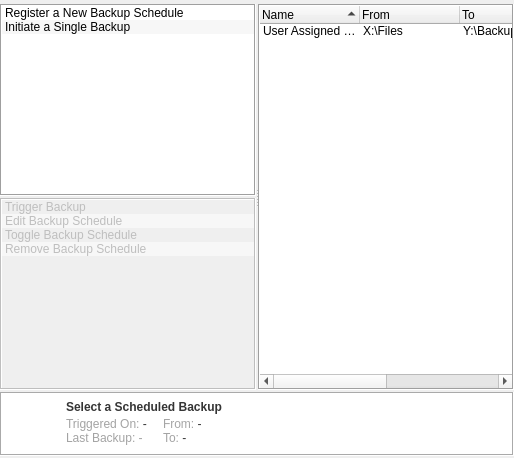
         <widget class="QWidget" name="BackupsView">
          <attribute name="title">
           <string>Backup Registry</string>
          </attribute>
          <layout class="QVBoxLayout" name="verticalLayout_3">
           <property name="spacing">
            <number>2</number>
           </property>
           <property name="leftMargin">
            <number>0</number>
           </property>
           <property name="topMargin">
            <number>4</number>
           </property>
           <property name="rightMargin">
            <number>0</number>
           </property>
           <property name="bottomMargin">
            <number>2</number>
           </property>
           <item>
            <widget class="QSplitter" name="BackupsLayout">
             <property name="orientation">
              <enum>Qt::Horizontal</enum>
             </property>
             <property name="handleWidth">
              <number>2</number>
             </property>
             <property name="childrenCollapsible">
              <bool>false</bool>
             </property>
             <widget class="QWidget" name="ActionsLayout_2" native="true">
              <property name="sizePolicy">
               <sizepolicy hsizetype="Maximum" vsizetype="Minimum">
                <horstretch>0</horstretch>
                <verstretch>0</verstretch>
               </sizepolicy>
              </property>
              <layout class="QVBoxLayout" name="ActionsLayout">
               <property name="spacing">
                <number>2</number>
               </property>
               <property name="leftMargin">
                <number>0</number>
               </property>
               <property name="topMargin">
                <number>0</number>
               </property>
               <property name="rightMargin">
                <number>0</number>
               </property>
               <property name="bottomMargin">
                <number>0</number>
               </property>
               <item>
                <widget class="QListWidget" name="actionsBackups">
                 <property name="sizePolicy">
                  <sizepolicy hsizetype="Minimum" vsizetype="Maximum">
                   <horstretch>0</horstretch>
                   <verstretch>0</verstretch>
                  </sizepolicy>
                 </property>
                 <property name="minimumSize">
                  <size>
                   <width>0</width>
                   <height>0</height>
                  </size>
                 </property>
                 <property name="maximumSize">
                  <size>
                   <width>16777215</width>
                   <height>16777215</height>
                  </size>
                 </property>
                 <property name="frameShape">
                  <enum>QFrame::Box</enum>
                 </property>
                 <property name="frameShadow">
                  <enum>QFrame::Sunken</enum>
                 </property>
                 <property name="editTriggers">
                  <set>QAbstractItemView::NoEditTriggers</set>
                 </property>
                 <property name="tabKeyNavigation">
                  <bool>true</bool>
                 </property>
                 <property name="showDropIndicator" stdset="0">
                  <bool>false</bool>
                 </property>
                 <property name="dragDropMode">
                  <enum>QAbstractItemView::DragOnly</enum>
                 </property>
                 <property name="defaultDropAction">
                  <enum>Qt::IgnoreAction</enum>
                 </property>
                 <property name="alternatingRowColors">
                  <bool>true</bool>
                 </property>
                 <property name="iconSize">
                  <size>
                   <width>16</width>
                   <height>16</height>
                  </size>
                 </property>
                 <property name="textElideMode">
                  <enum>Qt::ElideRight</enum>
                 </property>
                 <property name="verticalScrollMode">
                  <enum>QAbstractItemView::ScrollPerItem</enum>
                 </property>
                 <property name="movement">
                  <enum>QListView::Free</enum>
                 </property>
                 <property name="resizeMode">
                  <enum>QListView::Adjust</enum>
                 </property>
                 <property name="layoutMode">
                  <enum>QListView::SinglePass</enum>
                 </property>
                 <property name="spacing">
                  <number>0</number>
                 </property>
                 <property name="viewMode">
                  <enum>QListView::ListMode</enum>
                 </property>
                 <property name="uniformItemSizes">
                  <bool>false</bool>
                 </property>
                 <property name="currentRow">
                  <number>-1</number>
                 </property>
                 <property name="sortingEnabled">
                  <bool>false</bool>
                 </property>
                 <item>
                  <property name="text">
                   <string>Register a New Backup Schedule</string>
                  </property>
                  <property name="toolTip">
                   <string>Opens the backup registration page.</string>
                  </property>
                  <property name="icon">
                   <iconset resource="assets.qrc">
                    <normaloff>:/sources/Icons/Clock.ico</normaloff>:/sources/Icons/Clock.ico</iconset>
                  </property>
                 </item>
                 <item>
                  <property name="text">
                   <string>Initiate a Single Backup</string>
                  </property>
                  <property name="toolTip">
                   <string>Opens the backup setup page, where after submitting, a single backup will be initiated without scheduling a recurring backup.</string>
                  </property>
                  <property name="icon">
                   <iconset resource="assets.qrc">
                    <normaloff>:/sources/Icons/Copy.ico</normaloff>:/sources/Icons/Copy.ico</iconset>
                  </property>
                 </item>
                </widget>
               </item>
               <item>
                <widget class="QListWidget" name="actionsSelection">
                 <property name="enabled">
                  <bool>false</bool>
                 </property>
                 <property name="sizePolicy">
                  <sizepolicy hsizetype="Minimum" vsizetype="Minimum">
                   <horstretch>0</horstretch>
                   <verstretch>0</verstretch>
                  </sizepolicy>
                 </property>
                 <property name="minimumSize">
                  <size>
                   <width>0</width>
                   <height>0</height>
                  </size>
                 </property>
                 <property name="maximumSize">
                  <size>
                   <width>16777215</width>
                   <height>16777215</height>
                  </size>
                 </property>
                 <property name="frameShape">
                  <enum>QFrame::Box</enum>
                 </property>
                 <property name="frameShadow">
                  <enum>QFrame::Sunken</enum>
                 </property>
                 <property name="editTriggers">
                  <set>QAbstractItemView::NoEditTriggers</set>
                 </property>
                 <property name="tabKeyNavigation">
                  <bool>true</bool>
                 </property>
                 <property name="showDropIndicator" stdset="0">
                  <bool>false</bool>
                 </property>
                 <property name="dragDropMode">
                  <enum>QAbstractItemView::DragOnly</enum>
                 </property>
                 <property name="defaultDropAction">
                  <enum>Qt::IgnoreAction</enum>
                 </property>
                 <property name="alternatingRowColors">
                  <bool>true</bool>
                 </property>
                 <property name="selectionMode">
                  <enum>QAbstractItemView::SingleSelection</enum>
                 </property>
                 <property name="iconSize">
                  <size>
                   <width>16</width>
                   <height>16</height>
                  </size>
                 </property>
                 <property name="textElideMode">
                  <enum>Qt::ElideRight</enum>
                 </property>
                 <property name="verticalScrollMode">
                  <enum>QAbstractItemView::ScrollPerItem</enum>
                 </property>
                 <property name="movement">
                  <enum>QListView::Free</enum>
                 </property>
                 <property name="resizeMode">
                  <enum>QListView::Adjust</enum>
                 </property>
                 <property name="layoutMode">
                  <enum>QListView::SinglePass</enum>
                 </property>
                 <property name="spacing">
                  <number>0</number>
                 </property>
                 <property name="viewMode">
                  <enum>QListView::ListMode</enum>
                 </property>
                 <property name="uniformItemSizes">
                  <bool>false</bool>
                 </property>
                 <property name="sortingEnabled">
                  <bool>false</bool>
                 </property>
                 <item>
                  <property name="text">
                   <string>Trigger Backup</string>
                  </property>
                  <property name="toolTip">
                   <string>Triggers the backup operation.</string>
                  </property>
                  <property name="icon">
                   <iconset resource="assets.qrc">
                    <normaloff>:/sources/Icons/Share.ico</normaloff>:/sources/Icons/Share.ico</iconset>
                  </property>
                 </item>
                 <item>
                  <property name="text">
                   <string>Edit Backup Schedule</string>
                  </property>
                  <property name="toolTip">
                   <string>Opens the backup edit page.</string>
                  </property>
                  <property name="icon">
                   <iconset resource="assets.qrc">
                    <normaloff>:/sources/Icons/Edit.ico</normaloff>:/sources/Icons/Edit.ico</iconset>
                  </property>
                 </item>
                 <item>
                  <property name="text">
                   <string>Toggle Backup Schedule</string>
                  </property>
                  <property name="toolTip">
                   <string>Enables or disables the scheduled backup, based on the current state.</string>
                  </property>
                  <property name="icon">
                   <iconset resource="assets.qrc">
                    <normaloff>:/sources/Icons/Compress.ico</normaloff>:/sources/Icons/Compress.ico</iconset>
                  </property>
                 </item>
                 <item>
                  <property name="text">
                   <string>Remove Backup Schedule</string>
                  </property>
                  <property name="toolTip">
                   <string>Removes the backup from the registry.</string>
                  </property>
                  <property name="icon">
                   <iconset resource="assets.qrc">
                    <normaloff>:/sources/Icons/Trash.ico</normaloff>:/sources/Icons/Trash.ico</iconset>
                  </property>
                 </item>
                </widget>
               </item>
              </layout>
             </widget>
             <widget class="QClickTreeWidget" name="BackupsTree">
              <property name="sizePolicy">
               <sizepolicy hsizetype="Minimum" vsizetype="Minimum">
                <horstretch>3</horstretch>
                <verstretch>0</verstretch>
               </sizepolicy>
              </property>
              <property name="frameShape">
               <enum>QFrame::Box</enum>
              </property>
              <property name="tabKeyNavigation">
               <bool>true</bool>
              </property>
              <property name="showDropIndicator" stdset="0">
               <bool>true</bool>
              </property>
              <property name="alternatingRowColors">
               <bool>true</bool>
              </property>
              <property name="selectionMode">
               <enum>QAbstractItemView::SingleSelection</enum>
              </property>
              <property name="selectionBehavior">
               <enum>QAbstractItemView::SelectRows</enum>
              </property>
              <property name="iconSize">
               <size>
                <width>16</width>
                <height>16</height>
               </size>
              </property>
              <property name="textElideMode">
               <enum>Qt::ElideRight</enum>
              </property>
              <property name="rootIsDecorated">
               <bool>false</bool>
              </property>
              <property name="uniformRowHeights">
               <bool>false</bool>
              </property>
              <property name="itemsExpandable">
               <bool>true</bool>
              </property>
              <property name="sortingEnabled">
               <bool>true</bool>
              </property>
              <property name="animated">
               <bool>true</bool>
              </property>
              <property name="allColumnsShowFocus">
               <bool>false</bool>
              </property>
              <property name="wordWrap">
               <bool>false</bool>
              </property>
              <property name="headerHidden">
               <bool>false</bool>
              </property>
              <property name="expandsOnDoubleClick">
               <bool>true</bool>
              </property>
              <property name="columnCount">
               <number>5</number>
              </property>
              <attribute name="headerCascadingSectionResizes">
               <bool>true</bool>
              </attribute>
              <attribute name="headerMinimumSectionSize">
               <number>50</number>
              </attribute>
              <attribute name="headerDefaultSectionSize">
               <number>100</number>
              </attribute>
              <attribute name="headerHighlightSections">
               <bool>false</bool>
              </attribute>
              <attribute name="headerShowSortIndicator" stdset="0">
               <bool>true</bool>
              </attribute>
              <attribute name="headerStretchLastSection">
               <bool>true</bool>
              </attribute>
              <column>
               <property name="text">
                <string>Name</string>
               </property>
               <property name="toolTip">
                <string>The user assigned name of the scheduled backup operation.</string>
               </property>
              </column>
              <column>
               <property name="text">
                <string>From</string>
               </property>
               <property name="toolTip">
                <string>The location of the backed up folder.</string>
               </property>
              </column>
              <column>
               <property name="text">
                <string>To</string>
               </property>
               <property name="toolTip">
                <string>The destination location where the files will be backed up to.</string>
               </property>
              </column>
              <column>
               <property name="text">
                <string>Trigger</string>
               </property>
               <property name="toolTip">
                <string>The trigger type that initiates the backup.</string>
               </property>
              </column>
              <column>
               <property name="text">
                <string>Last Backup</string>
               </property>
               <property name="toolTip">
                <string>The last time the backup opertaion was initiated.</string>
               </property>
              </column>
              <item>
               <property name="text">
                <string>User Assigned Name</string>
               </property>
               <property name="icon">
                <iconset resource="assets.qrc">
                 <normaloff>:/sources/Icons/Folders/linked.ico</normaloff>:/sources/Icons/Folders/linked.ico</iconset>
               </property>
               <property name="text">
                <string>X:\Files</string>
               </property>
               <property name="text">
                <string>Y:\Backups\Files\</string>
               </property>
               <property name="text">
                <string>No</string>
               </property>
               <property name="text">
                <string>--/--/---- --:-- --</string>
               </property>
              </item>
             </widget>
            </widget>
           </item>
           <item>
            <widget class="QFrame" name="BackupInfo">
             <property name="sizePolicy">
              <sizepolicy hsizetype="Preferred" vsizetype="Minimum">
               <horstretch>0</horstretch>
               <verstretch>0</verstretch>
              </sizepolicy>
             </property>
             <property name="minimumSize">
              <size>
               <width>0</width>
               <height>64</height>
              </size>
             </property>
             <property name="maximumSize">
              <size>
               <width>16777215</width>
               <height>64</height>
              </size>
             </property>
             <property name="autoFillBackground">
              <bool>false</bool>
             </property>
             <property name="styleSheet">
              <string notr="true">background-color: rgb(255, 255, 255);</string>
             </property>
             <property name="frameShape">
              <enum>QFrame::Box</enum>
             </property>
             <property name="frameShadow">
              <enum>QFrame::Sunken</enum>
             </property>
             <layout class="QHBoxLayout" name="horizontalLayout_6">
              <property name="spacing">
               <number>8</number>
              </property>
              <property name="leftMargin">
               <number>8</number>
              </property>
              <property name="topMargin">
               <number>4</number>
              </property>
              <property name="rightMargin">
               <number>8</number>
              </property>
              <property name="bottomMargin">
               <number>4</number>
              </property>
              <item>
               <widget class="QLabel" name="backupIcon">
                <property name="sizePolicy">
                 <sizepolicy hsizetype="Fixed" vsizetype="Fixed">
                  <horstretch>0</horstretch>
                  <verstretch>0</verstretch>
                 </sizepolicy>
                </property>
                <property name="minimumSize">
                 <size>
                  <width>48</width>
                  <height>48</height>
                 </size>
                </property>
                <property name="maximumSize">
                 <size>
                  <width>48</width>
                  <height>48</height>
                 </size>
                </property>
                <property name="baseSize">
                 <size>
                  <width>32</width>
                  <height>32</height>
                 </size>
                </property>
                <property name="contextMenuPolicy">
                 <enum>Qt::DefaultContextMenu</enum>
                </property>
                <property name="autoFillBackground">
                 <bool>false</bool>
                </property>
                <property name="styleSheet">
                 <string notr="true">background: transparent;</string>
                </property>
                <property name="text">
                 <string/>
                </property>
                <property name="pixmap">
                 <pixmap resource="assets.qrc">:/sources/Icons/Folders/linked.ico</pixmap>
                </property>
                <property name="scaledContents">
                 <bool>true</bool>
                </property>
                <property name="textInteractionFlags">
                 <set>Qt::NoTextInteraction</set>
                </property>
               </widget>
              </item>
              <item>
               <layout class="QGridLayout" name="insightsBackupsGrid">
                <property name="topMargin">
                 <number>2</number>
                </property>
                <property name="bottomMargin">
                 <number>2</number>
                </property>
                <property name="horizontalSpacing">
                 <number>16</number>
                </property>
                <property name="verticalSpacing">
                 <number>0</number>
                </property>
                <item row="0" column="0" colspan="2">
                 <widget class="QLabel" name="InsightsBackupName">
                  <property name="sizePolicy">
                   <sizepolicy hsizetype="Preferred" vsizetype="Maximum">
                    <horstretch>0</horstretch>
                    <verstretch>0</verstretch>
                   </sizepolicy>
                  </property>
                  <property name="contextMenuPolicy">
                   <enum>Qt::ActionsContextMenu</enum>
                  </property>
                  <property name="styleSheet">
                   <string notr="true">color: rgb(53, 53, 53);
background: transparent;</string>
                  </property>
                  <property name="text">
                   <string>&lt;html&gt;&lt;head/&gt;&lt;body&gt;&lt;p&gt;&lt;span style=&quot; font-weight:600;&quot;&gt;Select a Scheduled Backup&lt;/span&gt;&lt;/p&gt;&lt;/body&gt;&lt;/html&gt;</string>
                  </property>
                  <property name="textFormat">
                   <enum>Qt::RichText</enum>
                  </property>
                 </widget>
                </item>
                <item row="1" column="0">
                 <widget class="QLabel" name="InsightsBackupBasicInfo">
                  <property name="sizePolicy">
                   <sizepolicy hsizetype="Maximum" vsizetype="Preferred">
                    <horstretch>0</horstretch>
                    <verstretch>0</verstretch>
                   </sizepolicy>
                  </property>
                  <property name="contextMenuPolicy">
                   <enum>Qt::ActionsContextMenu</enum>
                  </property>
                  <property name="styleSheet">
                   <string notr="true">color: rgb(53, 53, 53);
background: transparent;</string>
                  </property>
                  <property name="text">
                   <string>&lt;html&gt;&lt;head/&gt;&lt;body&gt;&lt;p&gt;&lt;span style=&quot; color:#a3a3a3;&quot;&gt;Triggered On:&lt;/span&gt; -&lt;span style=&quot; color:#a3a3a3;&quot;&gt;&lt;br/&gt;Last Backup: -&lt;/span&gt;&lt;/p&gt;&lt;/body&gt;&lt;/html&gt;</string>
                  </property>
                  <property name="textFormat">
                   <enum>Qt::RichText</enum>
                  </property>
                 </widget>
                </item>
                <item row="1" column="1">
                 <widget class="QLabel" name="InsightsBackupLocations">
                  <property name="sizePolicy">
                   <sizepolicy hsizetype="Preferred" vsizetype="Preferred">
                    <horstretch>0</horstretch>
                    <verstretch>0</verstretch>
                   </sizepolicy>
                  </property>
                  <property name="contextMenuPolicy">
                   <enum>Qt::ActionsContextMenu</enum>
                  </property>
                  <property name="styleSheet">
                   <string notr="true">color: rgb(53, 53, 53);
background: transparent;</string>
                  </property>
                  <property name="text">
                   <string>&lt;html&gt;&lt;head/&gt;&lt;body&gt;&lt;p&gt;&lt;span style=&quot; color:#a5a5a5;&quot;&gt;From:&lt;/span&gt; -&lt;br/&gt;&lt;span style=&quot; color:#a3a3a3;&quot;&gt;To:&lt;/span&gt; -&lt;/p&gt;&lt;/body&gt;&lt;/html&gt;</string>
                  </property>
                  <property name="textFormat">
                   <enum>Qt::RichText</enum>
                  </property>
                 </widget>
                </item>
               </layout>
              </item>
             </layout>
            </widget>
           </item>
          </layout>
         </widget>
